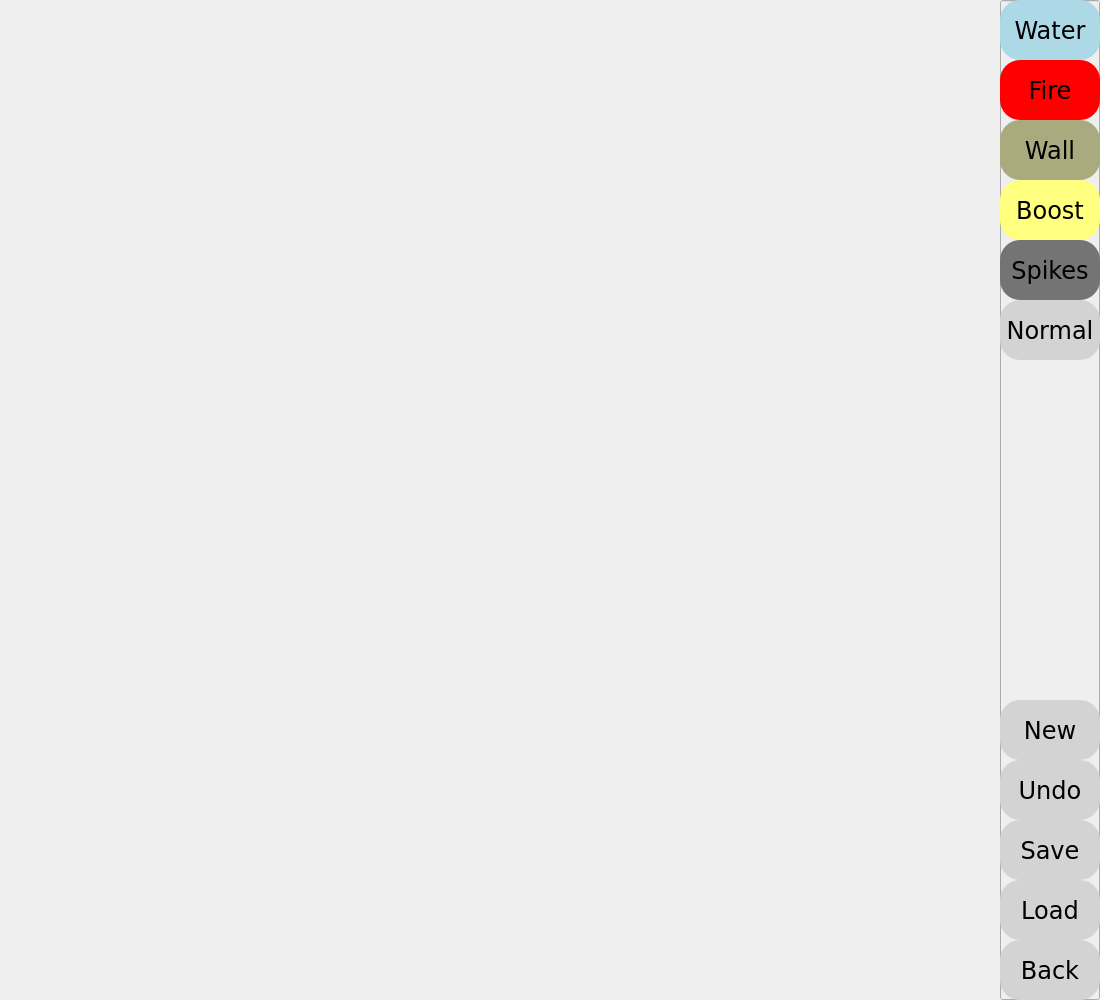
<?xml version="1.0" encoding="UTF-8"?>
<ui version="4.0">
 <class>MainWindow</class>
 <widget class="QMainWindow" name="MainWindow">
  <property name="geometry">
   <rect>
    <x>0</x>
    <y>0</y>
    <width>1100</width>
    <height>1000</height>
   </rect>
  </property>
  <property name="windowTitle">
   <string>MainWindow</string>
  </property>
  <widget class="QWidget" name="centralwidget">
   <widget class="QPushButton" name="water_button">
    <property name="geometry">
     <rect>
      <x>1000</x>
      <y>0</y>
      <width>100</width>
      <height>60</height>
     </rect>
    </property>
    <property name="styleSheet">
     <string notr="true">QPushButton {
        background-color: lightblue;
        font-family: Verdana;
        font-size: 24px;
        border-radius: 20px;
 
    }

    QPushButton:hover {
        background-color: rgb(203, 255, 255);
}</string>
    </property>
    <property name="text">
     <string>Water</string>
    </property>
   </widget>
   <widget class="QPushButton" name="fire_button">
    <property name="geometry">
     <rect>
      <x>1000</x>
      <y>60</y>
      <width>100</width>
      <height>60</height>
     </rect>
    </property>
    <property name="styleSheet">
     <string notr="true">QPushButton {
        background-color: red;
        font-family: Verdana;
        font-size: 24px;
        border-radius: 20px;
 
    }

    QPushButton:hover {
        background-color: rgb(203, 255, 255);
}</string>
    </property>
    <property name="text">
     <string>Fire</string>
    </property>
   </widget>
   <widget class="QPushButton" name="boost_button">
    <property name="geometry">
     <rect>
      <x>1000</x>
      <y>180</y>
      <width>100</width>
      <height>60</height>
     </rect>
    </property>
    <property name="styleSheet">
     <string notr="true">QPushButton {
        background-color: rgb(255, 255, 127);
        font-family: Verdana;
        font-size: 24px;
        border-radius: 20px;
 
    }

    QPushButton:hover {
        background-color: rgb(203, 255, 255);
}</string>
    </property>
    <property name="text">
     <string>Boost</string>
    </property>
   </widget>
   <widget class="QPushButton" name="spikes_button">
    <property name="geometry">
     <rect>
      <x>1000</x>
      <y>240</y>
      <width>100</width>
      <height>60</height>
     </rect>
    </property>
    <property name="styleSheet">
     <string notr="true">QPushButton {
        background-color:rgb(116, 116, 116);
        font-family: Verdana;
        font-size: 24px;
        border-radius: 20px;
 
    }

    QPushButton:hover {
        background-color: rgb(203, 255, 255);
}</string>
    </property>
    <property name="text">
     <string>Spikes</string>
    </property>
   </widget>
   <widget class="QPushButton" name="wall_button">
    <property name="geometry">
     <rect>
      <x>1000</x>
      <y>120</y>
      <width>100</width>
      <height>60</height>
     </rect>
    </property>
    <property name="styleSheet">
     <string notr="true">QPushButton {
        background-color:rgb(170, 170, 127);
        font-family: Verdana;
        font-size: 24px;
        border-radius: 20px;
 
    }

    QPushButton:hover {
        background-color: rgb(203, 255, 255);
}</string>
    </property>
    <property name="text">
     <string>Wall</string>
    </property>
   </widget>
   <widget class="QPushButton" name="save_button">
    <property name="geometry">
     <rect>
      <x>1000</x>
      <y>820</y>
      <width>100</width>
      <height>60</height>
     </rect>
    </property>
    <property name="styleSheet">
     <string notr="true">QPushButton {
        background-color: lightgray;
        font-family: Verdana;
        font-size: 24px;
        border-radius: 20px;
 
    }

    QPushButton:hover {
        background-color: rgb(203, 255, 255);
}</string>
    </property>
    <property name="text">
     <string>Save</string>
    </property>
   </widget>
   <widget class="QPushButton" name="new_button">
    <property name="geometry">
     <rect>
      <x>1000</x>
      <y>700</y>
      <width>100</width>
      <height>60</height>
     </rect>
    </property>
    <property name="styleSheet">
     <string notr="true">QPushButton {
        background-color: lightgray;
        font-family: Verdana;
        font-size: 24px;
        border-radius: 20px;
 
    }

    QPushButton:hover {
        background-color: rgb(203, 255, 255);
}</string>
    </property>
    <property name="text">
     <string>New</string>
    </property>
   </widget>
   <widget class="QPushButton" name="undo_button">
    <property name="geometry">
     <rect>
      <x>1000</x>
      <y>760</y>
      <width>100</width>
      <height>60</height>
     </rect>
    </property>
    <property name="styleSheet">
     <string notr="true">QPushButton {
        background-color: lightgray;
        font-family: Verdana;
        font-size: 24px;
        border-radius: 20px;
 
    }

    QPushButton:hover {
        background-color: rgb(203, 255, 255);
}</string>
    </property>
    <property name="text">
     <string>Undo</string>
    </property>
   </widget>
   <widget class="QLineEdit" name="lineEdit">
    <property name="enabled">
     <bool>false</bool>
    </property>
    <property name="geometry">
     <rect>
      <x>1000</x>
      <y>0</y>
      <width>100</width>
      <height>1000</height>
     </rect>
    </property>
    <property name="autoFillBackground">
     <bool>false</bool>
    </property>
    <property name="styleSheet">
     <string notr="true">lineedit-&gt;setStyleSheet(&quot;* { background-color: rgba(0, 0, 0, 0); }&quot;);</string>
    </property>
   </widget>
   <widget class="QPushButton" name="load_button">
    <property name="geometry">
     <rect>
      <x>1000</x>
      <y>880</y>
      <width>100</width>
      <height>60</height>
     </rect>
    </property>
    <property name="styleSheet">
     <string notr="true">QPushButton {
        background-color: lightgray;
        font-family: Verdana;
        font-size: 24px;
        border-radius: 20px;
 
    }

    QPushButton:hover {
        background-color: rgb(203, 255, 255);
}</string>
    </property>
    <property name="text">
     <string>Load</string>
    </property>
   </widget>
   <widget class="QPushButton" name="back_button">
    <property name="geometry">
     <rect>
      <x>1000</x>
      <y>940</y>
      <width>100</width>
      <height>60</height>
     </rect>
    </property>
    <property name="styleSheet">
     <string notr="true">QPushButton {
        background-color: lightgray;
        font-family: Verdana;
        font-size: 24px;
        border-radius: 20px;
 
    }

    QPushButton:hover {
        background-color: rgb(203, 255, 255);
}</string>
    </property>
    <property name="text">
     <string>Back</string>
    </property>
   </widget>
   <widget class="QPushButton" name="normal_button">
    <property name="geometry">
     <rect>
      <x>1000</x>
      <y>300</y>
      <width>100</width>
      <height>60</height>
     </rect>
    </property>
    <property name="styleSheet">
     <string notr="true">QPushButton {
        background-color: lightgray;
        font-family: Verdana;
        font-size: 24px;
        border-radius: 20px;
 
    }

    QPushButton:hover {
        background-color: rgb(203, 255, 255);
}</string>
    </property>
    <property name="text">
     <string>Normal</string>
    </property>
   </widget>
   <zorder>lineEdit</zorder>
   <zorder>water_button</zorder>
   <zorder>fire_button</zorder>
   <zorder>boost_button</zorder>
   <zorder>spikes_button</zorder>
   <zorder>wall_button</zorder>
   <zorder>save_button</zorder>
   <zorder>new_button</zorder>
   <zorder>undo_button</zorder>
   <zorder>load_button</zorder>
   <zorder>back_button</zorder>
   <zorder>normal_button</zorder>
  </widget>
 </widget>
 <resources/>
 <connections/>
</ui>
